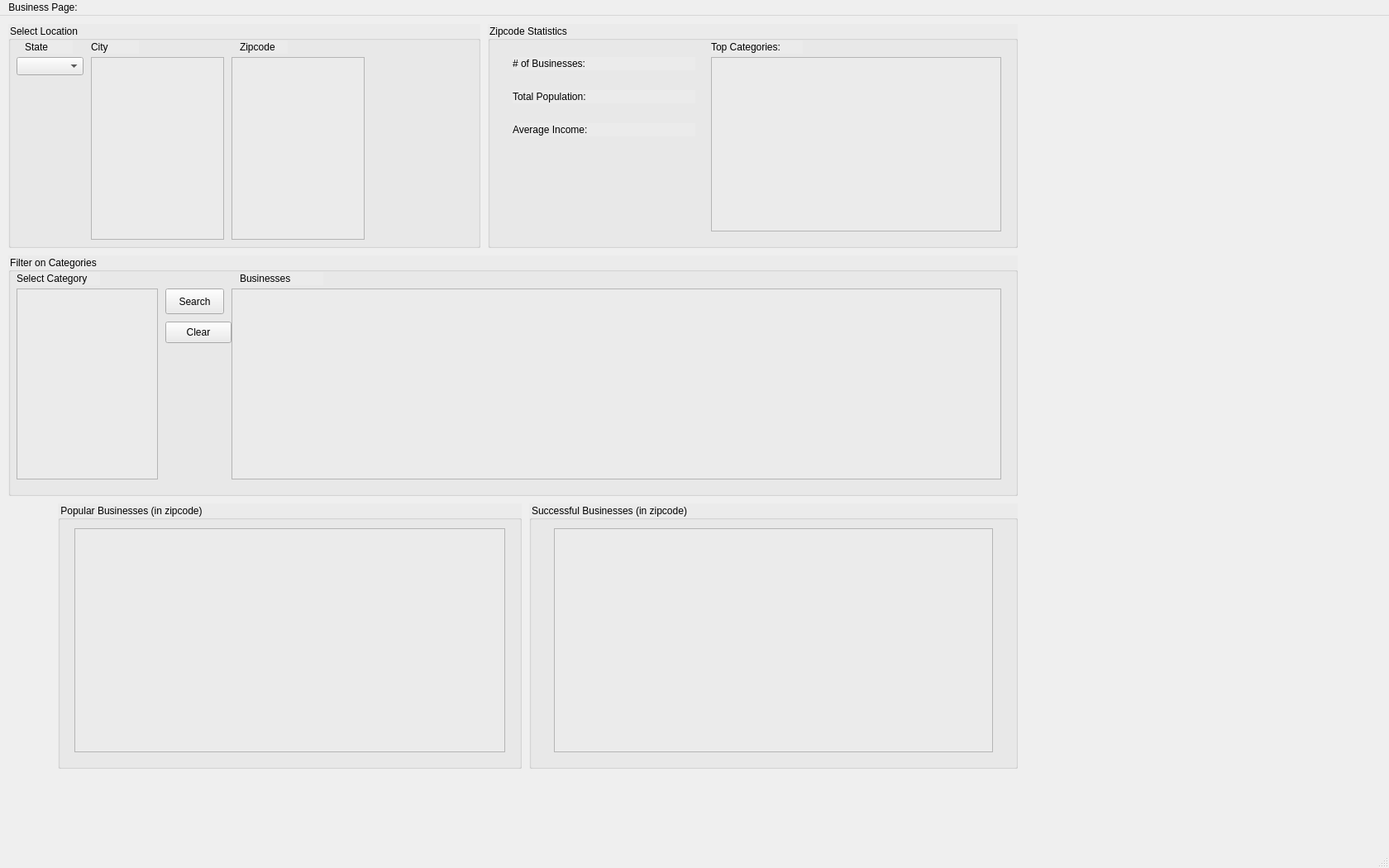
<?xml version="1.0" encoding="UTF-8"?>
<ui version="4.0">
 <class>MainWindow</class>
 <widget class="QMainWindow" name="MainWindow">
  <property name="geometry">
   <rect>
    <x>0</x>
    <y>0</y>
    <width>1680</width>
    <height>1050</height>
   </rect>
  </property>
  <property name="windowTitle">
   <string>MainWindow</string>
  </property>
  <widget class="QWidget" name="centralwidget">
   <widget class="QGroupBox" name="selectLocation">
    <property name="geometry">
     <rect>
      <x>10</x>
      <y>10</y>
      <width>571</width>
      <height>271</height>
     </rect>
    </property>
    <property name="styleSheet">
     <string notr="true">background-color: rgb(235, 235, 235);
color: &quot;Black&quot;;</string>
    </property>
    <property name="title">
     <string>Select Location</string>
    </property>
    <widget class="QLabel" name="label">
     <property name="geometry">
      <rect>
       <x>20</x>
       <y>20</y>
       <width>58</width>
       <height>16</height>
      </rect>
     </property>
     <property name="text">
      <string>State</string>
     </property>
    </widget>
    <widget class="QComboBox" name="stateList">
     <property name="geometry">
      <rect>
       <x>10</x>
       <y>40</y>
       <width>81</width>
       <height>22</height>
      </rect>
     </property>
    </widget>
    <widget class="QLabel" name="label_2">
     <property name="geometry">
      <rect>
       <x>100</x>
       <y>20</y>
       <width>58</width>
       <height>16</height>
      </rect>
     </property>
     <property name="text">
      <string>City</string>
     </property>
    </widget>
    <widget class="QLabel" name="label_3">
     <property name="geometry">
      <rect>
       <x>280</x>
       <y>20</y>
       <width>58</width>
       <height>16</height>
      </rect>
     </property>
     <property name="text">
      <string>Zipcode</string>
     </property>
    </widget>
    <widget class="QListWidget" name="cityList">
     <property name="geometry">
      <rect>
       <x>100</x>
       <y>40</y>
       <width>161</width>
       <height>221</height>
      </rect>
     </property>
    </widget>
    <widget class="QListWidget" name="postalCodeList">
     <property name="geometry">
      <rect>
       <x>270</x>
       <y>40</y>
       <width>161</width>
       <height>221</height>
      </rect>
     </property>
    </widget>
   </widget>
   <widget class="QGroupBox" name="zipcodeStats">
    <property name="geometry">
     <rect>
      <x>590</x>
      <y>10</y>
      <width>641</width>
      <height>271</height>
     </rect>
    </property>
    <property name="styleSheet">
     <string notr="true">background-color: rgb(235, 235, 235);
color: &quot;Black&quot;;</string>
    </property>
    <property name="title">
     <string>Zipcode Statistics</string>
    </property>
    <widget class="QLabel" name="label_4">
     <property name="geometry">
      <rect>
       <x>30</x>
       <y>40</y>
       <width>111</width>
       <height>16</height>
      </rect>
     </property>
     <property name="text">
      <string># of Businesses:</string>
     </property>
    </widget>
    <widget class="QLabel" name="label_5">
     <property name="geometry">
      <rect>
       <x>30</x>
       <y>80</y>
       <width>111</width>
       <height>16</height>
      </rect>
     </property>
     <property name="text">
      <string>Total Population:</string>
     </property>
    </widget>
    <widget class="QLabel" name="label_6">
     <property name="geometry">
      <rect>
       <x>30</x>
       <y>120</y>
       <width>111</width>
       <height>16</height>
      </rect>
     </property>
     <property name="text">
      <string>Average Income:</string>
     </property>
    </widget>
    <widget class="QTableWidget" name="topCategoryTable">
     <property name="geometry">
      <rect>
       <x>270</x>
       <y>40</y>
       <width>351</width>
       <height>211</height>
      </rect>
     </property>
    </widget>
    <widget class="QLabel" name="label_7">
     <property name="geometry">
      <rect>
       <x>270</x>
       <y>20</y>
       <width>111</width>
       <height>16</height>
      </rect>
     </property>
     <property name="text">
      <string>Top Categories:</string>
     </property>
    </widget>
    <widget class="QLabel" name="numBusinesses">
     <property name="geometry">
      <rect>
       <x>140</x>
       <y>40</y>
       <width>111</width>
       <height>16</height>
      </rect>
     </property>
     <property name="styleSheet">
      <string notr="true"/>
     </property>
     <property name="text">
      <string/>
     </property>
    </widget>
    <widget class="QLabel" name="totalPop">
     <property name="geometry">
      <rect>
       <x>140</x>
       <y>80</y>
       <width>111</width>
       <height>16</height>
      </rect>
     </property>
     <property name="text">
      <string/>
     </property>
    </widget>
    <widget class="QLabel" name="avgInc">
     <property name="geometry">
      <rect>
       <x>140</x>
       <y>120</y>
       <width>111</width>
       <height>16</height>
      </rect>
     </property>
     <property name="text">
      <string/>
     </property>
    </widget>
    <zorder>label_4</zorder>
    <zorder>label_5</zorder>
    <zorder>label_6</zorder>
    <zorder>topCategoryTable</zorder>
    <zorder>label_7</zorder>
    <zorder>totalPop</zorder>
    <zorder>avgInc</zorder>
    <zorder>numBusinesses</zorder>
   </widget>
   <widget class="QGroupBox" name="filterCategory">
    <property name="geometry">
     <rect>
      <x>10</x>
      <y>290</y>
      <width>1221</width>
      <height>291</height>
     </rect>
    </property>
    <property name="styleSheet">
     <string notr="true">background-color: rgb(235, 235, 235);
color: &quot;Black&quot;;</string>
    </property>
    <property name="title">
     <string>Filter on Categories</string>
    </property>
    <widget class="QLabel" name="selectCategory">
     <property name="geometry">
      <rect>
       <x>10</x>
       <y>20</y>
       <width>101</width>
       <height>16</height>
      </rect>
     </property>
     <property name="text">
      <string>Select Category</string>
     </property>
    </widget>
    <widget class="QListWidget" name="categoryList">
     <property name="geometry">
      <rect>
       <x>10</x>
       <y>40</y>
       <width>171</width>
       <height>231</height>
      </rect>
     </property>
    </widget>
    <widget class="QLabel" name="selectCategory_2">
     <property name="geometry">
      <rect>
       <x>280</x>
       <y>20</y>
       <width>101</width>
       <height>16</height>
      </rect>
     </property>
     <property name="text">
      <string>Businesses</string>
     </property>
    </widget>
    <widget class="QTableWidget" name="businessTable">
     <property name="geometry">
      <rect>
       <x>270</x>
       <y>40</y>
       <width>931</width>
       <height>231</height>
      </rect>
     </property>
     <property name="styleSheet">
      <string notr="true"/>
     </property>
    </widget>
    <widget class="QToolButton" name="businessSearchButton">
     <property name="geometry">
      <rect>
       <x>190</x>
       <y>40</y>
       <width>71</width>
       <height>31</height>
      </rect>
     </property>
     <property name="text">
      <string>Search</string>
     </property>
    </widget>
    <widget class="QPushButton" name="clearButton">
     <property name="geometry">
      <rect>
       <x>190</x>
       <y>80</y>
       <width>80</width>
       <height>26</height>
      </rect>
     </property>
     <property name="text">
      <string>Clear</string>
     </property>
    </widget>
    <zorder>selectCategory</zorder>
    <zorder>categoryList</zorder>
    <zorder>selectCategory_2</zorder>
    <zorder>businessSearchButton</zorder>
    <zorder>businessTable</zorder>
    <zorder>clearButton</zorder>
   </widget>
   <widget class="QGroupBox" name="popularBusiness">
    <property name="geometry">
     <rect>
      <x>70</x>
      <y>590</y>
      <width>561</width>
      <height>321</height>
     </rect>
    </property>
    <property name="styleSheet">
     <string notr="true">background-color: rgb(235, 235, 235);
color: &quot;Black&quot;;</string>
    </property>
    <property name="title">
     <string>Popular Businesses (in zipcode)</string>
    </property>
    <widget class="QTableWidget" name="popularTable">
     <property name="geometry">
      <rect>
       <x>20</x>
       <y>30</y>
       <width>521</width>
       <height>271</height>
      </rect>
     </property>
     <property name="styleSheet">
      <string notr="true"/>
     </property>
    </widget>
   </widget>
   <widget class="QGroupBox" name="successfulBusiness">
    <property name="geometry">
     <rect>
      <x>640</x>
      <y>590</y>
      <width>591</width>
      <height>321</height>
     </rect>
    </property>
    <property name="styleSheet">
     <string notr="true">background-color: rgb(235, 235, 235);
color: &quot;Black&quot;;</string>
    </property>
    <property name="title">
     <string>Successful Businesses (in zipcode)</string>
    </property>
    <widget class="QTableWidget" name="successfulTable">
     <property name="geometry">
      <rect>
       <x>30</x>
       <y>30</y>
       <width>531</width>
       <height>271</height>
      </rect>
     </property>
    </widget>
   </widget>
  </widget>
  <widget class="QMenuBar" name="menubar">
   <property name="geometry">
    <rect>
     <x>0</x>
     <y>0</y>
     <width>1680</width>
     <height>21</height>
    </rect>
   </property>
   <widget class="QMenu" name="menuBusiness_Page">
    <property name="title">
     <string>Business Page:</string>
    </property>
   </widget>
   <addaction name="menuBusiness_Page"/>
  </widget>
  <widget class="QStatusBar" name="statusbar"/>
 </widget>
 <resources/>
 <connections/>
</ui>
